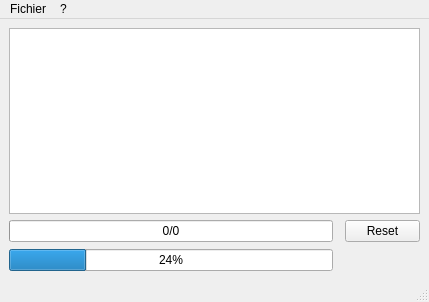
<?xml version="1.0" encoding="UTF-8"?>
<ui version="4.0">
 <class>MainWindow</class>
 <widget class="QMainWindow" name="MainWindow">
  <property name="geometry">
   <rect>
    <x>0</x>
    <y>0</y>
    <width>429</width>
    <height>302</height>
   </rect>
  </property>
  <property name="minimumSize">
   <size>
    <width>429</width>
    <height>302</height>
   </size>
  </property>
  <property name="maximumSize">
   <size>
    <width>429</width>
    <height>302</height>
   </size>
  </property>
  <property name="mouseTracking">
   <bool>true</bool>
  </property>
  <property name="windowTitle">
   <string>Army Builder</string>
  </property>
  <widget class="QWidget" name="centralwidget">
   <layout class="QGridLayout" name="gridLayout">
    <item row="2" column="2">
     <widget class="QDialogButtonBox" name="buttonBox">
      <property name="minimumSize">
       <size>
        <width>75</width>
        <height>23</height>
       </size>
      </property>
      <property name="maximumSize">
       <size>
        <width>75</width>
        <height>23</height>
       </size>
      </property>
      <property name="standardButtons">
       <set>QDialogButtonBox::Reset</set>
      </property>
      <property name="centerButtons">
       <bool>true</bool>
      </property>
     </widget>
    </item>
    <item row="1" column="0" colspan="3">
     <widget class="Tableau" name="tableWidget">
      <property name="mouseTracking">
       <bool>true</bool>
      </property>
      <property name="editTriggers">
       <set>QAbstractItemView::NoEditTriggers</set>
      </property>
      <property name="alternatingRowColors">
       <bool>true</bool>
      </property>
     </widget>
    </item>
    <item row="2" column="0">
     <widget class="QProgressBar" name="progressBar">
      <property name="value">
       <number>0</number>
      </property>
      <property name="textVisible">
       <bool>true</bool>
      </property>
      <property name="orientation">
       <enum>Qt::Horizontal</enum>
      </property>
      <property name="invertedAppearance">
       <bool>false</bool>
      </property>
      <property name="textDirection">
       <enum>QProgressBar::TopToBottom</enum>
      </property>
      <property name="format">
       <string>%v/0</string>
      </property>
     </widget>
    </item>
    <item row="3" column="0">
     <widget class="QProgressBar" name="progressBar_2">
      <property name="value">
       <number>24</number>
      </property>
     </widget>
    </item>
   </layout>
  </widget>
  <widget class="QMenuBar" name="menubar">
   <property name="enabled">
    <bool>true</bool>
   </property>
   <property name="geometry">
    <rect>
     <x>0</x>
     <y>0</y>
     <width>429</width>
     <height>21</height>
    </rect>
   </property>
   <widget class="QMenu" name="menuFichier">
    <property name="title">
     <string>Fichier</string>
    </property>
    <addaction name="actionNouveau"/>
    <addaction name="actionCharger"/>
    <addaction name="actionSauvegarder"/>
    <addaction name="actionExporter"/>
    <addaction name="actionQuitter"/>
   </widget>
   <widget class="QMenu" name="menu">
    <property name="title">
     <string>?</string>
    </property>
    <addaction name="actionA_propos"/>
    <addaction name="actionA_propos_Qt"/>
   </widget>
   <addaction name="menuFichier"/>
   <addaction name="menu"/>
  </widget>
  <widget class="QStatusBar" name="statusbar"/>
  <action name="actionNouveau">
   <property name="text">
    <string>&amp;Nouveau</string>
   </property>
   <property name="shortcut">
    <string>Ctrl+N</string>
   </property>
  </action>
  <action name="actionCharger">
   <property name="text">
    <string>&amp;Charger</string>
   </property>
   <property name="shortcut">
    <string>Ctrl+L</string>
   </property>
  </action>
  <action name="actionQuitter">
   <property name="text">
    <string>&amp;Quitter</string>
   </property>
   <property name="shortcut">
    <string>Ctrl+Q</string>
   </property>
  </action>
  <action name="actionSauvegarder">
   <property name="text">
    <string>&amp;Sauvegarder</string>
   </property>
   <property name="shortcut">
    <string>Ctrl+S</string>
   </property>
  </action>
  <action name="actionNouveau_2">
   <property name="text">
    <string>Nouveau</string>
   </property>
   <property name="shortcut">
    <string>Ctrl+N</string>
   </property>
  </action>
  <action name="actionExporter">
   <property name="text">
    <string>Exporter</string>
   </property>
   <property name="shortcut">
    <string>Ctrl+E</string>
   </property>
  </action>
  <action name="actionA_propos">
   <property name="text">
    <string>A propos</string>
   </property>
  </action>
  <action name="actionA_propos_Qt">
   <property name="text">
    <string>A propos Qt</string>
   </property>
  </action>
 </widget>
 <customwidgets>
  <customwidget>
   <class>Tableau</class>
   <extends>QTableWidget</extends>
   <header>Header/Vue/tableau.h</header>
  </customwidget>
 </customwidgets>
 <resources/>
 <connections/>
</ui>
